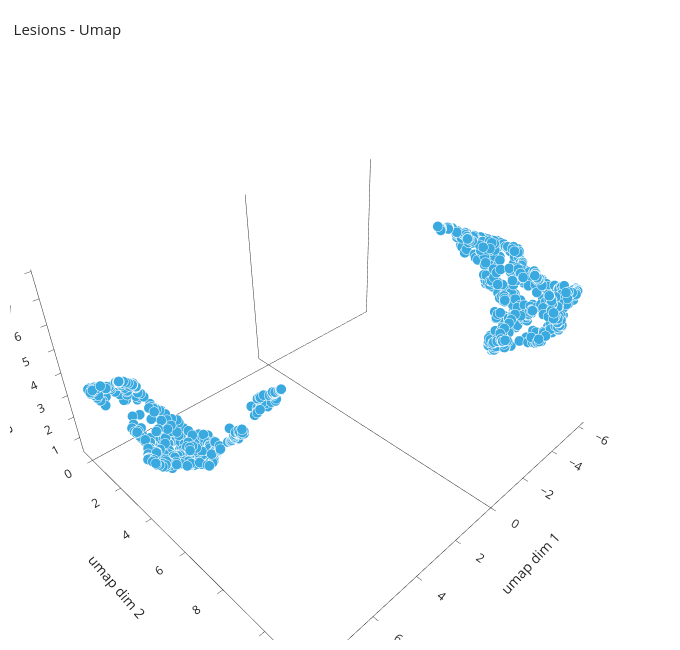

Write notebook code for a chart like this one.
### Code cell
if 'embedding_3d' in locals() and embedding_3d.shape[1] >= 3:
    show_embedding_plotly(
        embedding_3d[:, :3], plotly_color_by_3d, metadata_3d,
        compose_embedding_plot_title(tuning_dir_3d_rel, reduction_method_3d, _color_label(plotly_color_by_3d)),
        f"{reduction_method_3d} dim 1", f"{reduction_method_3d} dim 2", zlabel=f"{reduction_method_3d} dim 3",
    )
else:
    print("Embedding 3D non caricato o con meno di 3 componenti.")

### Figure 1 — Plotly figure (JSON) as saved in the notebook; plotly's stock layout.template omitted (floating-point values rounded to 4 significant figures; data arrays with more than 128 entries replaced by an {"elided": "..."} marker saying what was removed)
{"data": [{"hoverinfo": "text", "marker": {"color": "#3aa9e0", "line": {"color": "white", "width": 0.6}, "opacity": 1.0, "size": 6}, "mode": "markers", "text": {"elided": "1150 str values"}, "type": "scatter3d", "x": {"elided": "1150 float values"}, "y": {"elided": "1150 float values"}, "z": {"elided": "1150 float values"}}], "layout": {"height": 650, "margin": {"b": 10, "l": 10, "r": 10, "t": 70}, "scene": {"aspectmode": "data", "xaxis": {"linewidth": 1, "showbackground": false, "showgrid": false, "showline": true, "title": {"text": "umap dim 1"}, "zeroline": true}, "yaxis": {"linewidth": 1, "showbackground": false, "showgrid": false, "showline": true, "title": {"text": "umap dim 2"}, "zeroline": true}, "zaxis": {"linewidth": 1, "showbackground": false, "showgrid": false, "showline": true, "title": {"text": "umap dim 3"}, "zeroline": true}}, "title": {"font": {"size": 15}, "text": "Lesions - Umap", "x": 0.02, "xanchor": "left"}, "width": 680}}
